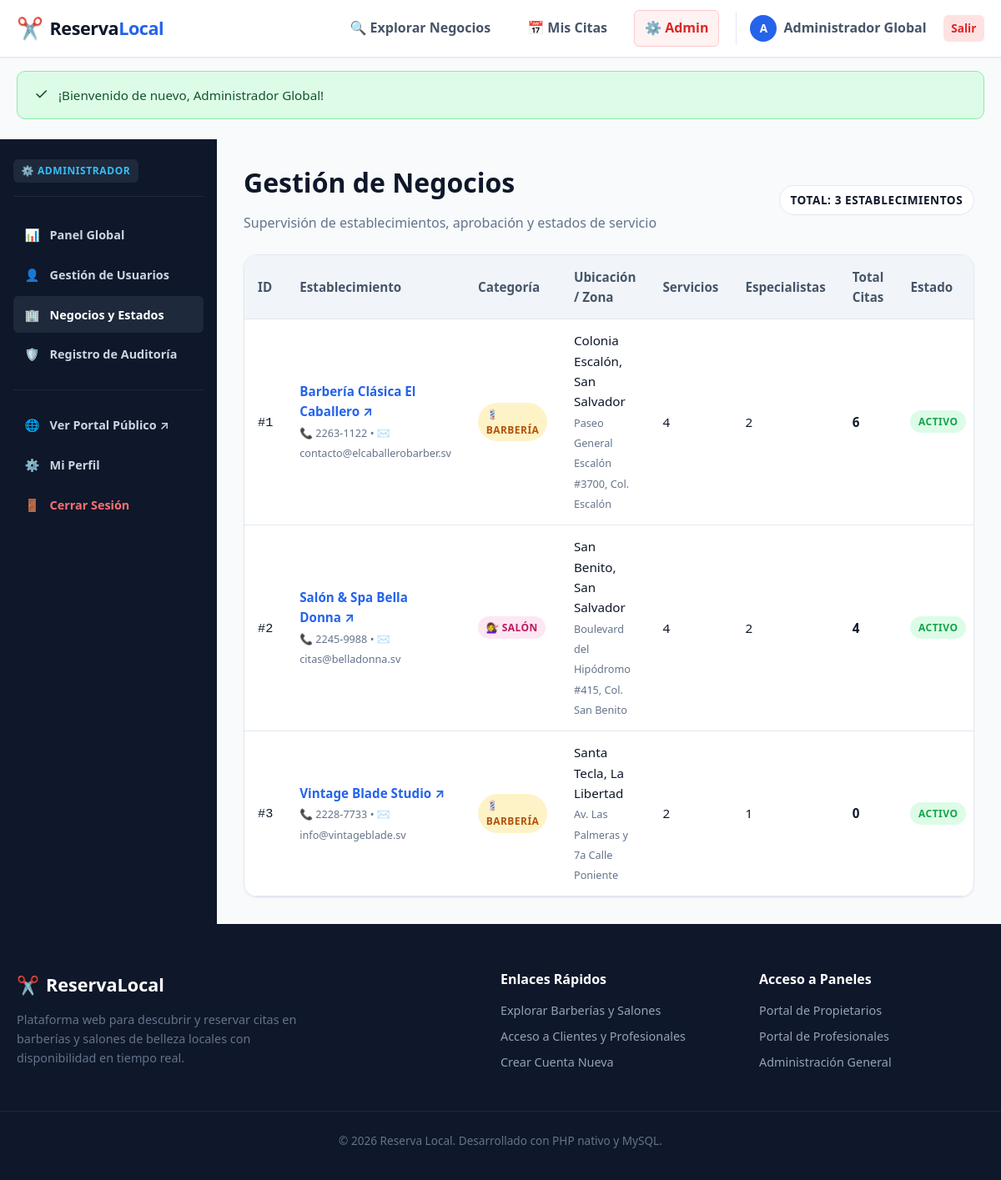
Page /public/administrador/negocios.php (signed in) on the committed database.
### tables this page shows
CREATE TABLE negocios (
    id INT AUTO_INCREMENT PRIMARY KEY,
    nombre VARCHAR(150) NOT NULL,
    categoria ENUM('barberia', 'salon') NOT NULL,
    descripcion TEXT NULL,
    direccion VARCHAR(255) NOT NULL,
    zona_municipio VARCHAR(100) NOT NULL,
    latitud DECIMAL(10, 7) NOT NULL,
    longitud DECIMAL(10, 7) NOT NULL,
    telefono VARCHAR(30) NULL,
    email VARCHAR(150) NULL,
    zona_horaria VARCHAR(50) NOT NULL DEFAULT 'America/El_Salvador',
    imagen_url VARCHAR(255) NULL,
    estado ENUM('activo', 'inactivo', 'pendiente') NOT NULL DEFAULT 'activo',
    creado_en TIMESTAMP DEFAULT CURRENT_TIMESTAMP,
    actualizado_en TIMESTAMP DEFAULT CURRENT_TIMESTAMP ON UPDATE CURRENT_TIMESTAMP,
    INDEX idx_negocios_cat (categoria),
    INDEX idx_negocios_estado (estado),
    INDEX idx_negocios_zona (zona_municipio),
    INDEX idx_negocios_coords (latitud, longitud)
);

### app/models/Negocio.php (called while the page is built, shortened)
<?php
class Negocio {
    public static function getAllAdmin(): array {
        $pdo = Database::getConnection();
        $stmt = $pdo->query("
            SELECT n.*,
                   (SELECT COUNT(*) FROM servicios WHERE negocio_id = n.id) as total_servicios,
                   (SELECT COUNT(*) FROM profesionales WHERE negocio_id = n.id) as total_profesionales,
                   (SELECT COUNT(*) FROM reservas WHERE negocio_id = n.id) as total_reservas
            FROM negocios n
            ORDER BY n.id ASC
        ");
        return $stmt->fetchAll() ?: [];
    }
}

### app/helpers/helpers.php (called while the page is built, shortened)
<?php
if (!function_exists('e')) {
    function e(?string $value): string {
        return htmlspecialchars($value ?? '', ENT_QUOTES, 'UTF-8');
    }
}
if (!function_exists('base_path_url')) {
    function base_path_url(): string {
        $script = $_SERVER['SCRIPT_NAME'] ?? '';
        if (strpos($script, '/reserva-local/public') !== false) {
            return '/reserva-local/public';
        }
        return '';
    }
}
if (!function_exists('url')) {
    function url(string $path = ''): string {
        $base = base_path_url();
        $path = '/' . ltrim($path, '/');
        if ($path === '/' && !empty($base)) {
            return $base . '/';
        }
        return $base . $path;
    }
}

### public/administrador/negocios.php (the view, shortened to what this page needs)
<?php
$negocios = Negocio::getAllAdmin();
require APP_ROOT . '/app/views/layouts/header.php';
?>
<div class="panel-layout">
    <?php require APP_ROOT . '/app/views/layouts/sidebar.php'; ?>
    <main class="panel-main">
        <div class="d-flex justify-between align-center mb-4">
            <div>
                <h1>Gestión de Negocios</h1>
                <p class="text-muted" style="margin-bottom:0;">Supervisión de establecimientos, aprobación y estados de servicio</p>
            </div>
            <span class="badge" style="background:var(--bg-surface); border:1px solid var(--border-color); font-size:0.85rem; padding:0.4rem 0.8rem;">
                Total: <?= count($negocios) ?> establecimientos
            </span>
        </div>
        <div class="card">
            <div class="card-body" style="padding:0;">
                <div class="table-responsive">
                    <table class="table">
                        <thead>
                            <tr>
                                <th>ID</th>
                                <th>Establecimiento</th>
                                <th>Categoría</th>
                                <th>Ubicación / Zona</th>
                                <th>Servicios</th>
                                <th>Especialistas</th>
                                <th>Total Citas</th>
                                <th>Estado</th>
                            </tr>
                        </thead>
                        <tbody>
                            <?php foreach ($negocios as $n): ?>
                                <tr>
                                    <td><code>#<?= $n['id'] ?></code></td>
                                    <td>
                                        <strong><a href="<?= url('/negocio.php?id=' . $n['id']) ?>" target="_blank"><?= e($n['nombre']) ?> ↗</a></strong><br>
                                        <small class="text-muted">📞 <?= e($n['telefono'] ?: '-') ?> &bull; ✉️ <?= e($n['email'] ?: '-') ?></small>
                                    </td>
                                    <td>
                                        <span class="badge badge-<?= e($n['categoria']) ?>">
                                            <?= $n['categoria'] === 'barberia' ? '💈 Barbería' : '💇‍♀️ Salón' ?>
                                        </span>
                                    </td>
                                    <td>
                                        <?= e($n['zona_municipio']) ?><br>
                                        <small class="text-muted"><?= e($n['direccion']) ?></small>
                                    </td>
                                    <td><?= $n['total_servicios'] ?></td>
                                    <td><?= $n['total_profesionales'] ?></td>
                                    <td><strong><?= $n['total_reservas'] ?></strong></td>
                                    <td>
                                        <span class="badge badge-<?= e($n['estado']) ?>">
                                            <?= strtoupper(e($n['estado'])) ?>
                                        </span>
                                    </td>
                                </tr>
                            <?php endforeach; ?>
                        </tbody>
                    </table>
                </div>
            </div>
        </div>
    </main>
</div>
<?php require APP_ROOT . '/app/views/layouts/footer.php'; ?>

### public/assets/css/app.css (style rules this page uses)
:root { --primary: #2563eb; --primary-hover: #1d4ed8; --primary-light: #dbeafe; --accent: #d97706; --accent-hover: #b45309; --accent-light: #fef3c7; --bg-body: #f8fafc; --bg-surface: #ffffff; --bg-subtle: #f1f5f9; --bg-sidebar: #0f172a; --text-primary: #0f172a; --text-secondary: #475569; --text-muted: #64748b; --text-inverse: #ffffff; --border-color: #e2e8f0; --border-focus: #3b82f6; --success: #16a34a; --success-bg: #dcfce7; --warning: #d97706; --warning-bg: #fef3c7; --danger: #dc2626; --danger-bg: #fee2e2; --info: #0284c7; --info-bg: #e0f2fe; --radius-sm: 6px; --radius-md: 10px; --radius-lg: 16px; --radius-full: 9999px; --shadow-sm: 0 1px 2px 0 rgb(0 0 0 / 0.05); --shadow-md: 0 4px 6px -1px rgb(0 0 0 / 0.1), 0 2px 4px -2px rgb(0 0 0 / 0.1); --shadow-lg: 0 10px 15px -3px rgb(0 0 0 / 0.1), 0 4px 6px -4px rgb(0 0 0 / 0.1); --font-sans: system-ui, -apple-system, BlinkMacSystemFont, 'Segoe UI', Roboto, Helvetica, Arial, sans-serif; --transition-fast: 0.15s ease-in-out; }
*, *::before, *::after { box-sizing: border-box; margin: 0; padding: 0; }
body { font-family: var(--font-sans); background-color: var(--bg-body); color: var(--text-primary); line-height: 1.6; display: flex; flex-direction: column; min-height: 100vh; -webkit-font-smoothing: antialiased; }
a { color: var(--primary); text-decoration: none; transition: color var(--transition-fast); }
h1, h2, h3, h4, h5, h6 { color: var(--text-primary); line-height: 1.25; font-weight: 700; }
h1 { font-size: 2rem; margin-bottom: 1rem; }
p { margin-bottom: 0.75rem; }
.card { background-color: var(--bg-surface); border: 1px solid var(--border-color); border-radius: var(--radius-lg); box-shadow: var(--shadow-sm); overflow: hidden; transition: transform var(--transition-fast), box-shadow var(--transition-fast); }
.card-body { padding: 1.5rem; }
.badge { display: inline-flex; align-items: center; gap: 0.25rem; padding: 0.25rem 0.6rem; font-size: 0.75rem; font-weight: 700; text-transform: uppercase; letter-spacing: 0.04em; border-radius: var(--radius-full); }
.badge-barberia { background-color: #fef3c7; color: #b45309; }
.badge-salon { background-color: #fce7f3; color: #be185d; }
.badge-activo { background-color: var(--success-bg); color: var(--success); }
.table-responsive { width: 100%; overflow-x: auto; }
.table { width: 100%; border-collapse: collapse; text-align: left; font-size: 0.95rem; }
.table th { background-color: var(--bg-subtle); color: var(--text-secondary); font-weight: 700; padding: 0.85rem 1rem; border-bottom: 1px solid var(--border-color); }
.table td { padding: 0.85rem 1rem; border-bottom: 1px solid var(--border-color); vertical-align: middle; }
.panel-layout { display: flex; min-height: calc(100vh - 4.25rem); }
.panel-main { flex: 1; padding: 2rem; background-color: var(--bg-body); overflow-y: auto; }
.mb-4 { margin-bottom: 1.5rem; }
.text-muted { color: var(--text-muted); }
.d-flex { display: flex; }
.justify-between { justify-content: space-between; }
.align-center { align-items: center; }

### rows in the picture
negocios: id "1", nombre "Barbería Clásica El Caballero", telefono "2263-1122", email "contacto@elcaballerobarber.sv", categoria "💈 BARBERÍA", zona_municipio "Colonia Escalón, San Salvador", direccion "Paseo General Escalón #3700, Col. Escalón", total_servicios "4", total_profesionales "2", total_reservas "6", estado "ACTIVO"
negocios: id "2", nombre "Salón & Spa Bella Donna", telefono "2245-9988", email "citas@belladonna.sv", categoria "💇‍♀️ SALÓN", zona_municipio "San Benito, San Salvador", direccion "Boulevard del Hipódromo #415, Col. San Benito", total_servicios "4", total_profesionales "2", total_reservas "4", estado "ACTIVO"
negocios: id "3", nombre "Vintage Blade Studio", telefono "2228-7733", email "info@vintageblade.sv", categoria "💈 BARBERÍA", zona_municipio "Santa Tecla, La Libertad", direccion "Av. Las Palmeras y 7a Calle Poniente", total_servicios "2", total_profesionales "1", total_reservas "0", estado "ACTIVO"

### other values in the picture
substr($authUser['nombre'], 0, 1) "A"
$authUser['nombre'] "Administrador Global"
$flash['message'] "¡Bienvenido de nuevo, Administrador Global!"
count($negocios) "3"
